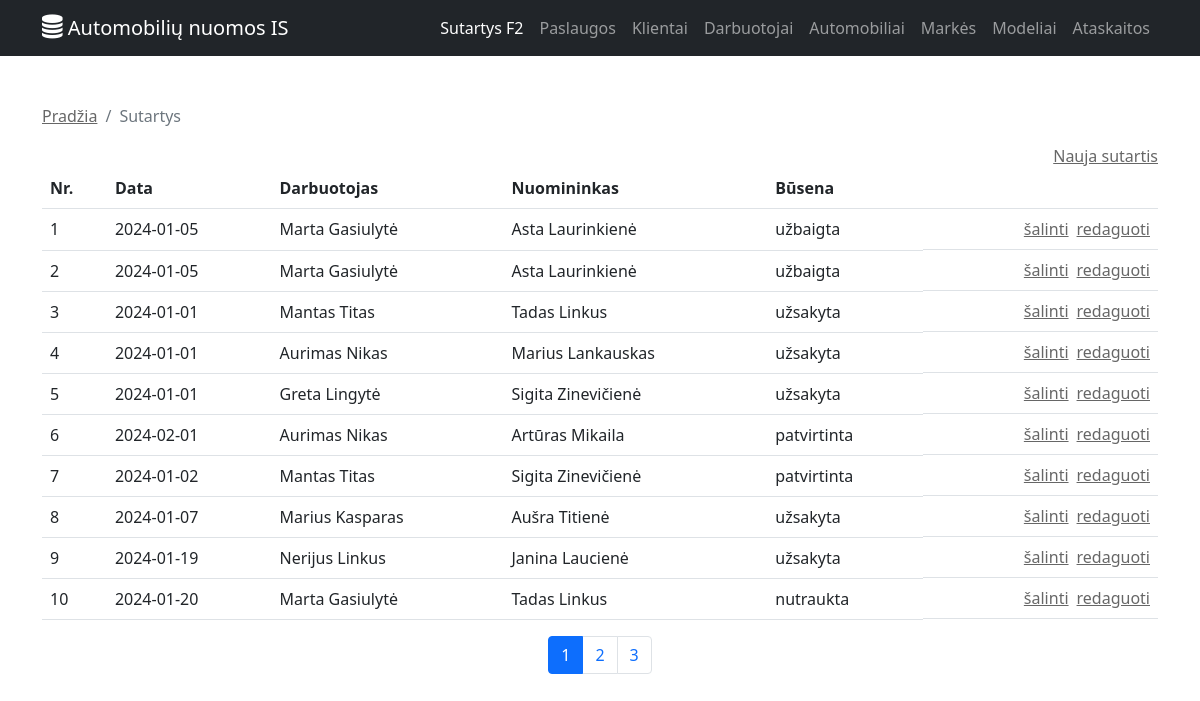
The page /index.php?module=contract_f2&action=list on the database its author committed.
### tables this page shows
CREATE TABLE `pavyzdys_sutartys` (
  `nr` int(11) NOT NULL,
  `sutarties_data` date NOT NULL,
  `nuomos_data_laikas` datetime NOT NULL,
  `planuojama_grazinimo_data_laikas` datetime NOT NULL,
  `faktine_grazinimo_data_laikas` datetime DEFAULT NULL,
  `pradine_rida` int(11) NOT NULL,
  `galine_rida` int(11) DEFAULT NULL,
  `kaina` decimal(8,2) NOT NULL,
  `degalu_kiekis_paimant` smallint(6) NOT NULL,
  `dagalu_kiekis_grazinus` smallint(6) DEFAULT NULL,
  `busena` int(11) NOT NULL,
  `fk_klientas` char(11) NOT NULL,
  `fk_darbuotojas` char(11) NOT NULL,
  `fk_automobilis` int(11) NOT NULL,
  `fk_grazinimo_vieta` int(11) NOT NULL,
  `fk_paemimo_vieta` int(11) NOT NULL
);

CREATE TABLE `pavyzdys_darbuotojai` (
  `tabelio_nr` char(6) NOT NULL,
  `vardas` varchar(20) NOT NULL,
  `pavarde` varchar(20) NOT NULL
);

CREATE TABLE `pavyzdys_klientai` (
  `asmens_kodas` char(11) NOT NULL,
  `vardas` varchar(20) NOT NULL,
  `pavarde` varchar(20) NOT NULL,
  `gimimo_data` date NOT NULL,
  `telefonas` varchar(20) NOT NULL,
  `epastas` varchar(40) NOT NULL
);

CREATE TABLE `pavyzdys_sutarties_busenos` (
  `id` int(11) NOT NULL,
  `name` char(11) NOT NULL
);

### index.php (called while the page is built, shortened)
<?php
	include 'utils/mysql.class.php';
	include 'utils/paging.class.php';
	include 'libraries/contracts.class.php';
	$module = '';
	if(isset($_GET['module'])) {
		$module = mysql::escapeFieldForSQL($_GET['module']);
	}
	$action = '';
	if(isset($_GET['action'])) {
		$action = mysql::escapeFieldForSQL($_GET['action']);
	}
    $actionFile = "";
	if(!empty($module) && !empty($action)) {
		$actionFile = "controls/{$module}/{$module}_{$action}.php";
	} else {
		$actionFile = "controls/home_page.php";
	}
	include 'templates/main.tpl.php';
?>

### utils/mysql.class.php (called while the page is built, shortened)
<?php
class mysql
{
    protected static $connection;
    public static function connect()
    {
        if (!isset(self::$connection)) {
            self::$connection = new mysqli(config::DB_SERVER, config::DB_USERNAME, config::DB_PASSWORD, config::DB_NAME);
        }
        return self::$connection;
    }
    public static function query($query)
    {
        try {
            $result = self::$connection->query($query);
            return $result;
        } catch (Exception $e) {
            die($e->getMessage());
        }
    }
    public static function select($query)
    {
		$rows = array();
        $result = mysql::query($query);
        while ($row = $result->fetch_assoc()) {
            $rows[] = $row;
        }
        return $rows;
    }
	public static function escapeFieldForSQL($field) {
		return mysqli_real_escape_string(self::$connection, $field . '');
	}
}

### controls/contract_f2/contract_f2_list.php (called while the page is built)
<?php
$contractsObj = new contracts();
$paging = new paging(config::NUMBER_OF_ROWS_IN_PAGE);
$elementCount = $contractsObj->getContractListCount();
$paging->process($elementCount, $pageId);
$data = $contractsObj->getContractList($paging->size, $paging->first);
include "templates/{$module}/{$module}_list.tpl.php";
?>

### utils/paging.class.php (called while the page is built, shortened)
<?php
class paging {
	public $size;
	public function __construct($rowsPerPage) {
		$this->size = $rowsPerPage;
	}
	public function process($total, $currentPage) {
		$this->first = ($currentPage - 1) * $this->size;
	}
}
?>

### libraries/contracts.class.php (called while the page is built, shortened)
<?php
class contracts {
	private $sutartys_lentele = '';
	private $darbuotojai_lentele = '';
	private $klientai_lentele = '';
	private $sutarties_busenos_lentele = '';
	public function __construct() {
		$this->sutartys_lentele = config::DB_PREFIX . 'sutartys';
		$this->darbuotojai_lentele = config::DB_PREFIX . 'darbuotojai';
		$this->klientai_lentele = config::DB_PREFIX . 'klientai';
		$this->sutarties_busenos_lentele = config::DB_PREFIX . 'sutarties_busenos';
	}
	public function getContractList($limit, $offset) {
		$limit = mysql::escapeFieldForSQL($limit);
		$offset = mysql::escapeFieldForSQL($offset);
		$query = "SELECT `{$this->sutartys_lentele}`.`nr`,
					  `{$this->sutartys_lentele}`.`sutarties_data`,
					  `{$this->darbuotojai_lentele}`.`vardas` AS `darbuotojo_vardas`,
					  `{$this->darbuotojai_lentele}`.`pavarde` AS `darbuotojo_pavarde`,
					  `{$this->klientai_lentele}`.`vardas` AS `kliento_vardas`,
					  `{$this->klientai_lentele}`.`pavarde` AS `kliento_pavarde`,
					  `{$this->sutarties_busenos_lentele}`.`name` AS `busena`
				FROM `{$this->sutartys_lentele}`
					LEFT JOIN `{$this->darbuotojai_lentele}`
						ON `{$this->sutartys_lentele}`.`fk_darbuotojas`=`{$this->darbuotojai_lentele}`.`tabelio_nr`
					LEFT JOIN `{$this->klientai_lentele}`
						ON `{$this->sutartys_lentele}`.`fk_klientas`=`{$this->klientai_lentele}`.`asmens_kodas`
					LEFT JOIN `{$this->sutarties_busenos_lentele}`
						ON `{$this->sutartys_lentele}`.`busena`=`{$this->sutarties_busenos_lentele}`.`id`
				LIMIT {$limit} OFFSET {$offset}";
		$data = mysql::select($query);
		return $data;
	}
}

### templates/contract_f2/contract_f2_list.tpl.php (the view)
<?php
	$breadcrumbItems = array(array('link' => 'index.php', 'title' => 'Pradžia'), array('title' => 'Sutartys'));
	include 'templates/common/breadcrumb.tpl.php';
?>
<div class="d-flex flex-row-reverse gap-3">
	<a href='index.php?module=<?php echo $module; ?>&action=create'>Nauja sutartis</a>
</div>
<table class="table">
	<tr>
		<th>Nr.</th>
		<th>Data</th>
		<th>Darbuotojas</th>
		<th>Nuomininkas</th>
		<th>Būsena</th>
		<th></th>
	</tr>
	<?php
		foreach($data as $key => $val) {
			echo
				"<tr>"
					. "<td>{$val['nr']}</td>"
					. "<td>{$val['sutarties_data']}</td>"
					. "<td>{$val['darbuotojo_vardas']} {$val['darbuotojo_pavarde']}</td>"
					. "<td>{$val['kliento_vardas']} {$val['kliento_pavarde']}</td>"
					. "<td>{$val['busena']}</td>"
					. "<td class='d-flex flex-row-reverse gap-2'>"
                        . "<a href='index.php?module={$module}&action=edit&id={$val['nr']}'>redaguoti</a>"
                        . "<a href='#' onclick='showConfirmDialog(\"{$module}\", \"{$val['nr']}\"); return false;'>šalinti</a>"
					. "</td>"
				. "</tr>";
		}
	?>
</table>
<?php
	include 'templates/common/paging.tpl.php';
?>

### templates/main.tpl.php (shortened to what this page needs)
<!doctype html>
<html>
	<head>
        <link href="bootstrap/css/bootstrap.min.css" rel="stylesheet">
        <link rel="stylesheet" href="https://cdn.jsdelivr.net/npm/bootstrap-icons@1.5.0/font/bootstrap-icons.css">
        <link rel="stylesheet" href="https://cdnjs.cloudflare.com/ajax/libs/font-awesome/4.7.0/css/font-awesome.min.css">
        <link rel="stylesheet" type="text/css" href="scripts/datetimepicker/jquery.datetimepicker.css"/ >
        <link rel="stylesheet" type="text/css" href="style/custom.css"/ >
	</head>
	<body>
        <nav class="navbar navbar-expand-lg navbar-dark bg-dark">
            <div class="container">
                <a class="navbar-brand" href="index.php">
                    <i class="fa fa-database" style="font-size:24px"></i>
                    Automobilių nuomos IS
                </a>
                <div class="collapse navbar-collapse" id="navbarSupportedContent">
                    <ul class="navbar-nav ms-auto mb-2 mb-lg-0">
                        <li class="nav-item"><a class="nav-link <?php if($module == 'contract_f2') { echo 'active'; } ?>" aria-current="page" href="index.php?module=contract_f2&action=list">Sutartys F2</a></li>
                        <li class="nav-item"><a class="nav-link <?php if($module == 'service') { echo 'active'; } ?>" href="index.php?module=service&action=list">Paslaugos</a></li>
                        <li class="nav-item"><a class="nav-link <?php if($module == 'customer') { echo 'active'; } ?>" href="index.php?module=customer&action=list">Klientai</a></li>
                        <li class="nav-item"><a class="nav-link <?php if($module == 'employee') { echo 'active'; } ?>" href="index.php?module=employee&action=list">Darbuotojai</a></li>
                        <li class="nav-item"><a class="nav-link <?php if($module == 'car') { echo 'active'; } ?>" href="index.php?module=car&action=list">Automobiliai</a></li>
                        <li class="nav-item"><a class="nav-link <?php if($module == 'brand') { echo 'active'; } ?>" href="index.php?module=brand&action=list">Markės</a></li>
                        <li class="nav-item"><a class="nav-link <?php if($module == 'model') { echo 'active'; } ?>" href="index.php?module=model&action=list">Modeliai</a></li>
                        <li class="nav-item"><a class="nav-link <?php if($module == 'report') { echo 'active'; } ?>" href="index.php?module=report&action=list">Ataskaitos</a></li>
                    </ul>
                </div>
            </div>
        </nav>
        <div class="container" style="padding-bottom: 150px;">
            <div class="mt-5">
                <?php
                    if(file_exists($actionFile)) {
                        include $actionFile;
                    } else {
						throw new Exception("Nerastas kontrolerio failas '{$actionFile}'");
					}
                ?>
            </div>
        </div>
    </body>
</html>

### templates/common/breadcrumb.tpl.php
<nav aria-label="breadcrumb">
	<ol class="breadcrumb">
        <?php
            foreach($breadcrumbItems as $key => $item) {
                if (next($breadcrumbItems)==true) {
                    echo "<li class='breadcrumb-item'><a href='{$item['link']}'>{$item['title']}</a></li>";
                } else {
                    echo "<li class='breadcrumb-item active' aria-current='page'>{$item['title']}</li>";
                }
            }
	    ?>
	</ol>
</nav>

### templates/common/paging.tpl.php
<nav aria-label="Page navigation example">
	<ul class="pagination justify-content-center"">
		<?php foreach ($paging->data as $key => $value) {
			$activeClass = "";
			if($value['isActive'] == 1) {
				$activeClass = " active";
			}
			echo "<li class='page-item{$activeClass}'><a class='page-link' href='index.php?module={$module}&action=list&page={$value['page']}' title=''>{$value['page']}</a></li>";
		} ?>
	</ul>
</nav>

### style/custom.css (style rules this page uses)
html, body { height:100%; }
a { color: rgba(0,0,0,0.6); }

### rows shown on the page
pavyzdys_sutartys: nr "1", sutarties_data "2024-01-05", fk_darbuotojas.vardas "Marta", fk_darbuotojas.pavarde "Gasiulytė", fk_klientas.vardas "Asta", fk_klientas.pavarde "Laurinkienė", busena.name "užbaigta"
pavyzdys_sutartys: nr "2", sutarties_data "2024-01-05", fk_darbuotojas.vardas "Marta", fk_darbuotojas.pavarde "Gasiulytė", fk_klientas.vardas "Asta", fk_klientas.pavarde "Laurinkienė", busena.name "užbaigta"
pavyzdys_sutartys: nr "3", sutarties_data "2024-01-01", fk_darbuotojas.vardas "Mantas", fk_darbuotojas.pavarde "Titas", fk_klientas.vardas "Tadas", fk_klientas.pavarde "Linkus", busena.name "užsakyta"
pavyzdys_sutartys: nr "4", sutarties_data "2024-01-01", fk_darbuotojas.vardas "Aurimas", fk_darbuotojas.pavarde "Nikas", fk_klientas.vardas "Marius", fk_klientas.pavarde "Lankauskas", busena.name "užsakyta"
pavyzdys_sutartys: nr "5", sutarties_data "2024-01-01", fk_darbuotojas.vardas "Greta", fk_darbuotojas.pavarde "Lingytė", fk_klientas.vardas "Sigita", fk_klientas.pavarde "Zinevičienė", busena.name "užsakyta"
pavyzdys_sutartys: nr "6", sutarties_data "2024-02-01", fk_darbuotojas.vardas "Aurimas", fk_darbuotojas.pavarde "Nikas", fk_klientas.vardas "Artūras", fk_klientas.pavarde "Mikaila", busena.name "patvirtinta"
pavyzdys_sutartys: nr "7", sutarties_data "2024-01-02", fk_darbuotojas.vardas "Mantas", fk_darbuotojas.pavarde "Titas", fk_klientas.vardas "Sigita", fk_klientas.pavarde "Zinevičienė", busena.name "patvirtinta"
pavyzdys_sutartys: nr "8", sutarties_data "2024-01-07", fk_darbuotojas.vardas "Marius", fk_darbuotojas.pavarde "Kasparas", fk_klientas.vardas "Aušra", fk_klientas.pavarde "Titienė", busena.name "užsakyta"
pavyzdys_sutartys: nr "9", sutarties_data "2024-01-19", fk_darbuotojas.vardas "Nerijus", fk_darbuotojas.pavarde "Linkus", fk_klientas.vardas "Janina", fk_klientas.pavarde "Laucienė", busena.name "užsakyta"
pavyzdys_sutartys: nr "10", sutarties_data "2024-01-20", fk_darbuotojas.vardas "Marta", fk_darbuotojas.pavarde "Gasiulytė", fk_klientas.vardas "Tadas", fk_klientas.pavarde "Linkus", busena.name "nutraukta"

### other values the page prints
$item['title'] "Pradžia"
$item['title'] "Sutartys"
$value['page'] "1"
$value['page'] "2"
$value['page'] "3"
